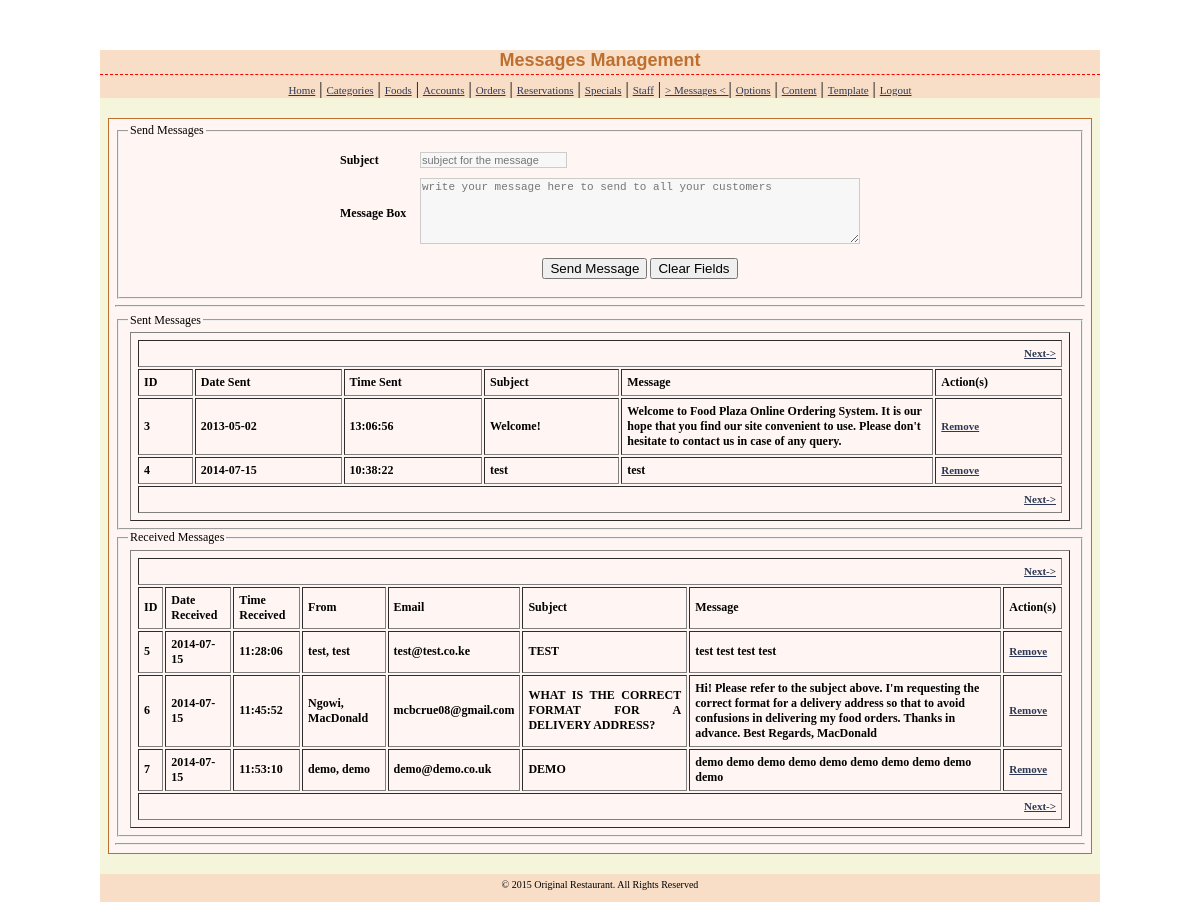
Screenshot of /admin/messages.php (signed in) with the database file from the repository.
### tables this page shows
CREATE TABLE IF NOT EXISTS `messages` (
  `message_id` int(15) NOT NULL AUTO_INCREMENT,
  `message_from` varchar(25) NOT NULL,
  `message_email` varchar(45) NOT NULL,
  `message_date` date NOT NULL,
  `message_time` time NOT NULL,
  `message_subject` text NOT NULL,
  `message_text` text NOT NULL,
  `message_flag` int(1) NOT NULL,
  PRIMARY KEY (`message_id`)
);

CREATE TABLE IF NOT EXISTS `content` (
  `content_id` int(1) NOT NULL DEFAULT '1',
  `display_name` varchar(55) NOT NULL DEFAULT 'undefined',
  `home_title` varchar(100) NOT NULL DEFAULT 'undefined',
  `home_subtitle` varchar(1000) NOT NULL DEFAULT 'undefined',
  `about_description` varchar(2500) NOT NULL DEFAULT 'undefined',
  `about_mission` varchar(2500) NOT NULL DEFAULT 'undefined',
  `about_vision` varchar(2500) NOT NULL DEFAULT 'undefined',
  `contacts` varchar(250) NOT NULL DEFAULT 'undefined',
  `contact_location` varchar(45) NOT NULL DEFAULT 'undefined',
  `specials_description` varchar(1000) NOT NULL DEFAULT 'undefined',
  `myaccount_description` varchar(1000) NOT NULL DEFAULT 'undefined',
  `myprofile_description` varchar(1000) NOT NULL DEFAULT 'undefined',
  `inbox_description` varchar(1000) NOT NULL DEFAULT 'undefined',
  `tables_description` varchar(1000) NOT NULL DEFAULT 'undefined',
  `partyhalls_description` varchar(1000) NOT NULL DEFAULT 'undefined',
  `rating_description` varchar(1000) NOT NULL DEFAULT 'undefined',
  `others_address` varchar(1000) NOT NULL DEFAULT 'undefined',
  `others_loggedout` varchar(1000) NOT NULL DEFAULT 'undefined',
  `others_accessdenied` varchar(1000) NOT NULL DEFAULT 'undefined',
  PRIMARY KEY (`content_id`)
);

### admin/locale.php (called while the page is built, shortened)
<?php
    $content=mysql_query("SELECT * FROM content");
	if ($content){
		$content_active=mysql_fetch_array($content);
		$name = $content_active['display_name'];
			}
		else{
			die("Something went wrong while loading content ... the MySql error is " . mysql_error());
		}
?>

### admin/messages.php (the view, shortened to what this page needs)
<?php
	require_once('locale.php');
?>
<?PHP
if (!isset($_GET['sent_startrow']) or !is_numeric($_GET['sent_startrow'])) {
  $sent_startrow = 0;
} else {
  $sent_startrow = (int)$_GET['sent_startrow'];
}
?>
<?PHP
if (!isset($_GET['received_startrow']) or !is_numeric($_GET['received_startrow'])) {
  $received_startrow = 0;
} else {
  $received_startrow = (int)$_GET['received_startrow'];
}
?>
<?php
$sent_flag=0;
$received_flag=1;
$sent=mysql_query("SELECT * FROM messages WHERE message_flag='$sent_flag' LIMIT $sent_startrow, 5")
or die("There are no records to display ... \n" . mysql_error());
$received=mysql_query("SELECT * FROM messages WHERE message_flag='$received_flag' LIMIT $received_startrow, 5")
or die("There are no records to display ... \n" . mysql_error());
?>
<!DOCTYPE html>
<html>
<head>
<link href="stylesheets/admin_styles.css" rel="stylesheet" type="text/css" />
</head>
<body>
<div id="page">
<div id="header">
<h1>Messages Management </h1>
<a href="index.php">Home</a> | <a href="categories.php">Categories</a> | <a href="foods.php">Foods</a> | <a href="accounts.php">Accounts</a> | <a href="orders.php">Orders</a> | <a href="reservations.php">Reservations</a> | <a href="specials.php">Specials</a> | <a href="allocation.php">Staff</a> | <a href="messages.php"> > Messages < </a> | <a href="options.php">Options</a> | <a href="content.php">Content</a> | <a href="template.php">Template</a> | <a href="logout.php">Logout</a>
</div>
<div id="container">
<fieldset><legend>Send Messages</legend>
<form id="messageForm" name="messageForm" method="post" action="message-exec.php" onsubmit="return messageValidate(this)">
  <table width="540" border="0" cellpadding="2" cellspacing="0" align="center">
    <tr>
      <th width="200">Subject</th>
      <td width="168"><input type="text" name="subject" id="subject" class="textfield" maxlength="45" placeholder="subject for the message" required/></td>
    </tr>
    <tr>
      <th width="200">Message Box</th>
      <td width="168"><textarea name="txtmessage" class="textfield" rows="5" cols="60" maxlength="250" placeholder="write your message here to send to all your customers" required></textarea></td>
    </tr>
    <tr>
      <td>&nbsp;</td>
      <td align="center"><input type="submit" name="Submit" value="Send Message" />
	  <input type="reset" name="Reset" value="Clear Fields" /></td>
    </tr>
  </table>
</form>
</fieldset>
<hr>
<fieldset><legend>Sent Messages</legend>
<table border="1" width="940" align="center">
		<tr>
			<td colspan="6" align="right">
				<?PHP
				$prev = $sent_startrow - 5;
				if ($prev < 0)
				echo '<a href="'.$_SERVER['PHP_SELF'].'?sent_startrow='.($sent_startrow+5).'">Next-></a>';
				?>
			</td>
		</tr>
<tr>
<th>ID</th>
<th>Date Sent</th>
<th>Time Sent</th>
<th>Subject</th>
<th>Message</th>
<th>Action(s)</th>
</tr>
<?php
while ($row=mysql_fetch_array($sent)){
echo "<tr>";
echo "<td>" . $row['message_id']."</td>";
echo "<td>" . $row['message_date']."</td>";
echo "<td>" . $row['message_time']."</td>";
echo "<td>" . $row['message_subject']."</td>";
echo "<td width='300' align='left'>" . $row['message_text']."</td>";
echo '<td><a href="delete-message.php?id=' . $row['message_id'] . '">Remove</a></td>';
echo "</tr>";
}
?>
		<tr>
			<td colspan="6" align="right">
				<?PHP
				$prev = $sent_startrow - 5;
				if ($prev < 0)
				echo '<a href="'.$_SERVER['PHP_SELF'].'?sent_startrow='.($sent_startrow+5).'">Next-></a>';
				?>
			</td>
		</tr>
</table>
</fieldset>
<fieldset><legend>Received Messages</legend>
<table border="1" width="940" align="center">
		<tr>
			<td colspan="8" align="right">
				<?PHP
				$prev = $received_startrow - 5;
				if ($prev < 0)
				echo '<a href="'.$_SERVER['PHP_SELF'].'?received_startrow='.($received_startrow+5).'">Next-></a>';
				?>
			</td>
		</tr>
<tr>
<th>ID</th>
<th>Date Received</th>
<th>Time Received</th>
<th>From</th>
<th>Email</th>
<th>Subject</th>
<th>Message</th>
<th>Action(s)</th>
</tr>
<?php
while ($row=mysql_fetch_array($received)){
echo "<tr>";
echo "<td>" . $row['message_id']."</td>";
echo "<td>" . $row['message_date']."</td>";
echo "<td>" . $row['message_time']."</td>";
echo "<td>" . $row['message_from']."</td>";
echo "<td>" . $row['message_email']."</td>";
echo "<td>" . $row['message_subject']."</td>";
echo "<td width='300' align='left'>" . $row['message_text']."</td>";
echo '<td><a href="delete-message.php?id=' . $row['message_id'] . '">Remove</a></td>';
echo "</tr>";
}
?>
		<tr>
			<td colspan="8" align="right">
				<?PHP
				$prev = $received_startrow - 5;
				if ($prev < 0)
				echo '<a href="'.$_SERVER['PHP_SELF'].'?received_startrow='.($received_startrow+5).'">Next-></a>';
				?>
			</td>
		</tr>
</table>
</fieldset>
<hr>
</div>
<div id="footer">
<div class="bottom_addr">&copy; <?php echo date("Y") . " " . $name ?>. All Rights Reserved</div>
</div>
</div>
</body>
</html>

### admin/stylesheets/admin_styles.css (style rules this page uses)
.textfield { font-size: 11px; color: #333333; background: #F7F7F7; border: 1px solid #CCCCCC; padding-left: 1px; }
.bottom_addr { font-size: 11px; color: #000; padding: 5px 0 12px 0; text-align:center; font-size:10px; }
h1 { color: #bd6f2f; margin: 0px 0px 5px; padding: 0px 0px 3px; font: bold 18px Verdana, Arial, Helvetica, sans-serif; border-bottom: 1px dashed red; text-align:center; }
a { color: #2D3954; font-size: 11px; }
table,th,td { font-weight: bold; padding:5px; }
#page { width:1000px; margin:0 auto; margin-top:50px; padding-top:0px; background: beige; height:auto; }
#header { text-align:center; background:#f9dec7; }
#container { border:#bd6f2f solid 1px; padding:4px 6px 2px 6px; width:970px; margin:0 auto; background:#fff6f3; font-size:12px; text-align:justify; margin-top:20px; }
#footer { width:1000px; margin:0 auto; margin-top:20px; background:#f9dec7; }

### rows the page displays
messages: message_id "3", message_date "2013-05-02", message_time "13:06:56", message_subject "Welcome!", message_text "Welcome to Food Plaza Online Ordering System. It is our hope that you find our site convenient to use. Please don't hesitate to contact us in case of any query."
messages: message_id "4", message_date "2014-07-15", message_time "10:38:22", message_subject "test", message_text "test"
messages: message_id "5", message_date "2014-07-15", message_time "11:28:06", message_from "test, test", message_email "test@test.co.ke", message_subject "TEST", message_text "test test test test"
messages: message_id "6", message_date "2014-07-15", message_time "11:45:52", message_from "Ngowi, MacDonald", message_email "mcbcrue08@gmail.com", message_subject "WHAT IS THE CORRECT FORMAT FOR A DELIVERY ADDRESS?", message_text "Hi! Please refer to the subject above. I'm requesting the correct format for a delivery address so that to avoid confusions in delivering my food orders. Thanks in advance. Best Regards, MacDonald"
messages: message_id "7", message_date "2014-07-15", message_time "11:53:10", message_from "demo, demo", message_email "demo@demo.co.uk", message_subject "DEMO", message_text "demo demo demo demo demo demo demo demo demo demo"
content: display_name "Original Restaurant"
